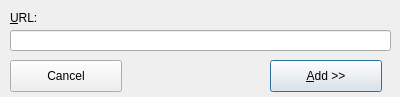
<?xml version="1.0" encoding="UTF-8"?>
<ui version="4.0">
 <class>addChannel</class>
 <widget class="QDialog" name="addChannel">
  <property name="geometry">
   <rect>
    <x>0</x>
    <y>0</y>
    <width>400</width>
    <height>97</height>
   </rect>
  </property>
  <property name="windowTitle">
   <string>Dialog</string>
  </property>
  <widget class="QLabel" name="label">
   <property name="geometry">
    <rect>
     <x>10</x>
     <y>10</y>
     <width>58</width>
     <height>16</height>
    </rect>
   </property>
   <property name="text">
    <string>&amp;URL:</string>
   </property>
   <property name="buddy">
    <cstring>urlLine</cstring>
   </property>
  </widget>
  <widget class="QLineEdit" name="urlLine">
   <property name="geometry">
    <rect>
     <x>10</x>
     <y>30</y>
     <width>381</width>
     <height>21</height>
    </rect>
   </property>
  </widget>
  <widget class="QPushButton" name="addBtn">
   <property name="geometry">
    <rect>
     <x>270</x>
     <y>60</y>
     <width>112</width>
     <height>32</height>
    </rect>
   </property>
   <property name="text">
    <string>&amp;Add &gt;&gt;</string>
   </property>
  </widget>
  <widget class="QPushButton" name="cancelBtn">
   <property name="geometry">
    <rect>
     <x>10</x>
     <y>60</y>
     <width>112</width>
     <height>32</height>
    </rect>
   </property>
   <property name="text">
    <string>Cancel</string>
   </property>
  </widget>
 </widget>
 <resources/>
 <connections/>
</ui>
